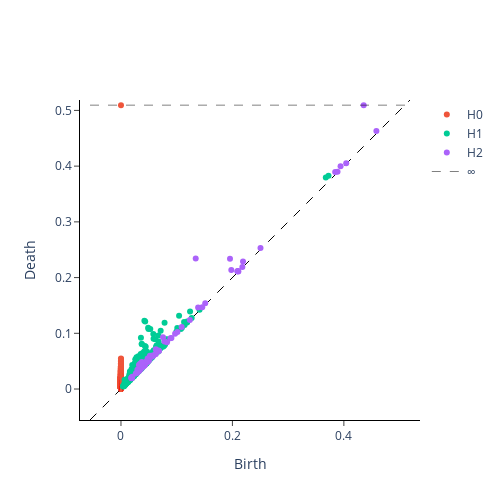

Notebook cell for this chart:
### Code cell
# Compute the horse's persistent features here
diagrams_horse = WA.fit_transform([horse_data[['x', 'y', 'z']].to_numpy()])
plot_diagram(diagrams_horse[0])
